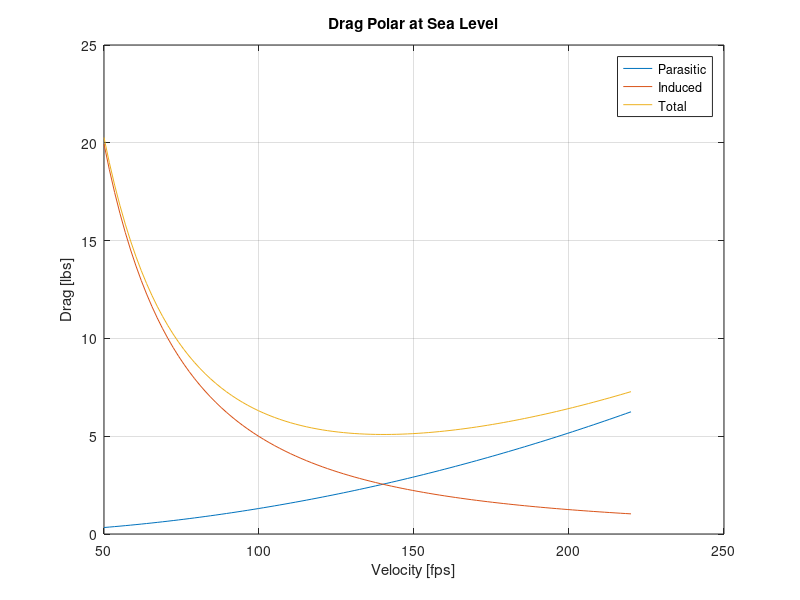
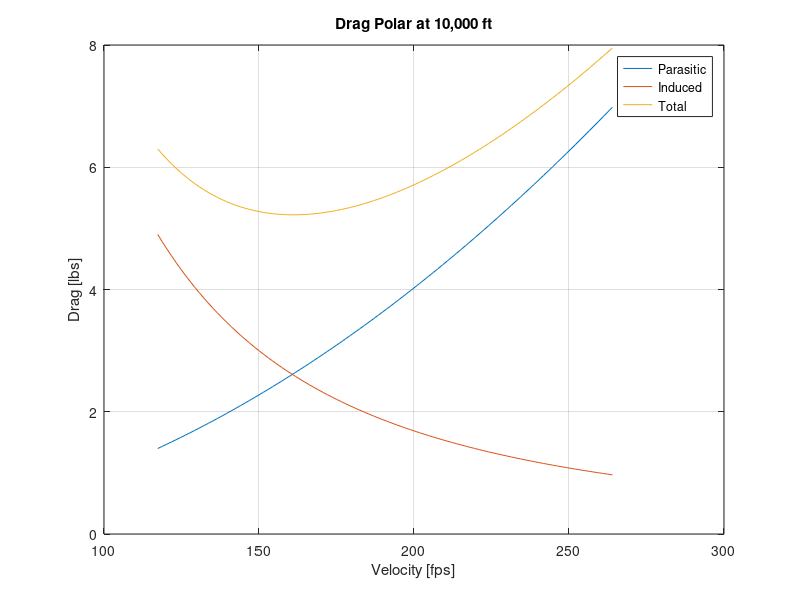
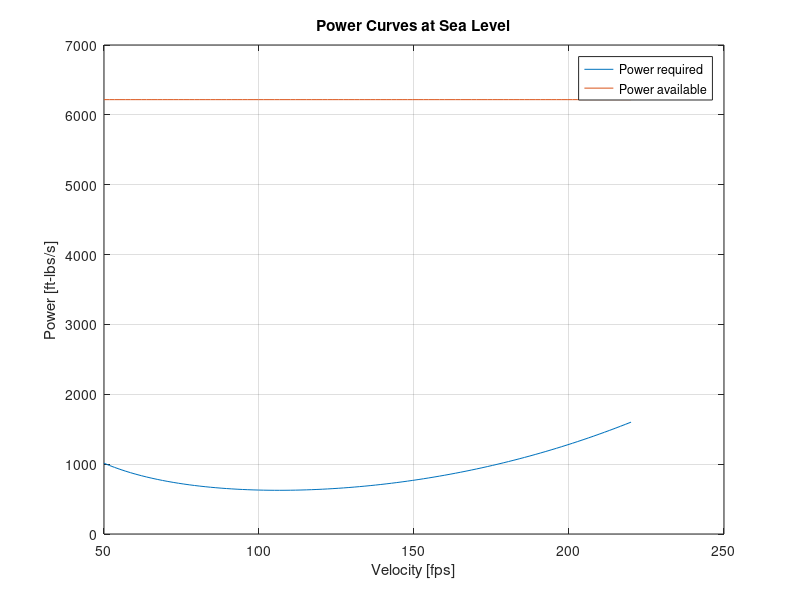
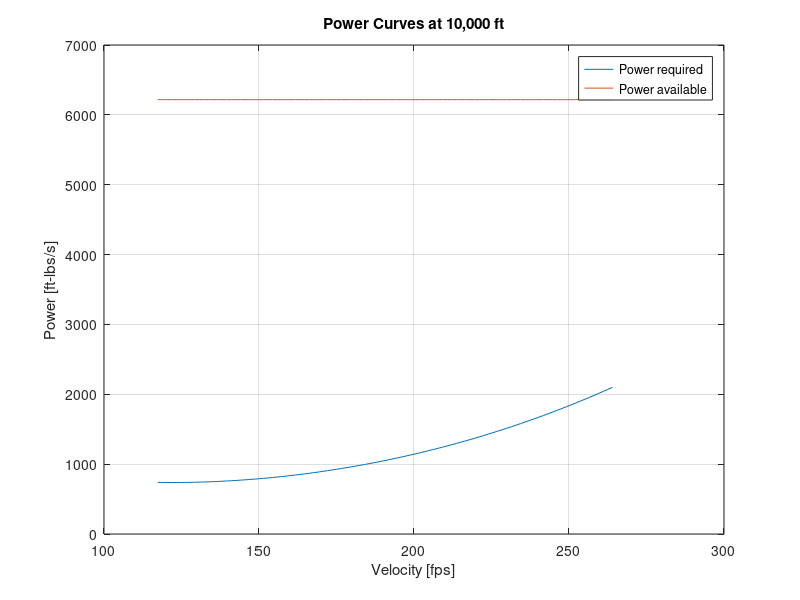

The MATLAB source for these figures, in order:
%MAE 154A Plot Generator

%This script calculates the parasitic drag and subsequent drag polars,
%power calculations, and L/D vectors and plots them
clear; close all; clc;

%Physical constants
rho_10k = 17.56e-4; %Atmos. Density at 10k ft [slugs/ft^3]
rho_5k = .002048;   %Atoms. Density at 5k ft [slugs/ft^3]
rho_sl = 23.77e-4; %Atmos. Density at sl [slugs/ft^3]

mu_sl = 3.737e-7;  %Air dynamic viscosity at sl [lb s/ft^2]
mu_10k = 3.534e-7; %Air dynamic viscosity at 10k ft [lb s/ft^2]
nu_sl = mu_sl/rho_sl; %Air kinematic viscosity at sl [ft^2/s]
nu_10k = mu_10k/rho_10k; %Air kinematic viscosity at 10k ft [ft^2/s]

%Specs
endur = 2; %Endurance [hrs]
RC = 1500;  %Rate of Climb [fpm]
RC = RC/60; %Rate of Climb [fps]
ceil = 10000; %Ceiling [ft]
v_max_sl = 150;  %Max Speed @ SL [mph]
v_max_sl = v_max_sl*5280/3600; %Max speed @ SL [fps]
v_max_10k = 180;  %Max Speed @ 10k [mph]
v_max_10k = v_max_10k*5280/3600; %Max speed @ 10k [fps]
v_stall = 80; %Stall speed @ 10k [mph]
v_stall = v_stall*5280/3600; %Stall speed @ 10k [mph]
W_payload = 7.5 ; %Weight of the payload (Max-Viz 2300 + avionics)

%Design Parameters
W_i = 57.07;  %Takeoff weight [lbs]
b_w = 5;  %Wingspan [ft]
e = .7; %+ .3*rand; %Rectangular wing efficiency [-]
lam_1_4 = 0; %Wing Quarter chord sweep [rad]
lam = 1;   %Taper ratio [-]
LF = 1.2;  %Load Factor [-]
N = 4;  %Ultimate load factor [-]
L_fuse = 4.5; %Length of fuselage [ft]
Wid_fuse = (5/6);  %Width of fuselage [ft]
D_fuse = (5/6); %Depth of fuselage [ft]
S_ht = 1; %Horizontal tail surface area [ft^2]
l_t = 3; %Distance from wing 1/4 MAC to tail 1/4 MAC [ft]
b_h = 2; %Horizontal tail span [ft]
t_HR = 1.5; %Horizontal tail max root thickness [in]
S_vt = 1; %Vertical tail surface area [ft^2] 
b_v = 1; %Vertical tail span [ft]
t_VR = 1.5; %Vertical tail max root thickness [in]

%Airfoil numbers: NACA 4412 for now
x_cm = .4;  %Location of max airfoil thickness
thicc = .12;  %Maximum thickness ratio (Last 2 digits of NACA) [-]
C_L = 1.2;  %Coeff of lift [-]

%Area parameters
A_fuselage = 70; %Max Frontal area of fuselage [in^2]
A_wing = 72; %Max frontal area of wing [in^2]
S_wet_fuse = 1091; %Fuselage wetted area [in^2]
S_wet_fuse = S_wet_fuse/144; %Fuselage wetted area [ft^2]
S_wet_wing = 1221; %Wing Wetted area [in^2]
S_wet_wing = S_wet_wing/144; %Wing wetted area [ft^2]
S_wet_ht = 500; %Horizontal tail wetted area [in^2]
S_wet_ht = S_wet_ht/144; %Fuselage wetted area [ft^2]

S_w = 2*W_i/(rho_10k*C_L*v_stall^2); %Wing Surface Area [ft^2]
chord = S_w/b_w; %Chord Length [ft]

%Stuff for component buildup method
v_sl = linspace(50,v_max_sl); % Velocity vector at sea level [fps]
v_10k = linspace(v_stall, v_max_10k);  %Velocity vector at 10k [fps]

M_sl = v_sl/1115;  %Mach number at sl vector
M_10k = v_10k/1076; %Mach number at 10 vector
 
Re_sl = v_sl*chord/nu_sl; %Reynolds number vector at sl [-]
Re_10k = v_10k*chord/nu_10k; %Reynolds number vector at 10k [-]

C_f_sl = .455./((log10(Re_sl).^2.58).*(1 + 0.144*M_sl.^2).^.65); %Skin Friction Coeff at sl [-]
C_f_10k = .455./((log10(Re_10k).^2.58).*(1 + 0.144*M_10k.^2).^.65); %Skin Friction Coeff at 10k ft [-]

K_sl = (1 + 0.6*thicc/x_cm + 100*thicc^4)...
    *(1.34*M_sl.^0.18*cos(lam_1_4)^.28); %Form factor vector at SL [-]
K_10k = (1 + 0.6*thicc/x_cm + 100*thicc^4)...
    *(1.34*M_10k.^0.18*cos(lam_1_4)^.28); %Form factor vector at SL [-]

%Component buildup
CD0_wing_sl = K_sl*1.*C_f_sl*S_wet_wing/S_w; %Parasitic drag coeff of wing at sl [-]
CD0_wing_10k = K_10k*1.*C_f_10k*S_wet_wing/S_w; %Parasitic drag coeff of wing at 10k ft [-]

CD0_fuse_sl = K_sl*1.15.*C_f_sl*S_wet_fuse/S_w; %Parasitic drag coeff of fuselage at sl [-]
CD0_fuse_10k = K_10k*1.15.*C_f_10k*S_wet_fuse/S_w; %Parasitic drag coeff of fuselage at 10k [-]

CD0_ht_sl = K_sl*1.*C_f_sl*S_wet_ht/S_w; %Parasitic drag coeff of hor. tail at sl [-]
CD0_ht_10k = K_10k*1.*C_f_10k*S_wet_ht/S_w; %Parasitic drag coeff of hor tail at 10k ft [-]

CD0_tot_sl = CD0_wing_sl + CD0_fuse_sl + CD0_ht_sl;  %Total parastic Drag coeff at sl [-]
CD0_tot_10k = CD0_wing_10k + CD0_fuse_10k + CD0_ht_10k; %Total parastiic Drag coeff at 10k [-]

%Lift Calculations
L_sl = .5*rho_sl*v_sl.^2*C_L*S_w; %Lift at sea level [lbf]
L_10k = .5*rho_10k*v_10k.^2*C_L*S_w; %Lift at 10k ft [lbf]

%Drag calculations
A = b_w^2/S_w; % Aspect Ratio
K = 1/(pi*A*e);

D_para_sl = .5*rho_sl*v_sl.^2*S_w.*CD0_tot_sl; %Parasitic drag sl [lbf]
D_para_10k = .5*rho_10k*v_10k.^2*S_w.*CD0_tot_10k; %Parasitic drag at 10k ft [lbf]

D_i_sl =  + 2*K*W_i^2./(rho_sl*v_sl.^2*S_w); %Induced Drag sl [lbf]
D_i_10k =  + 2*K*W_i^2./(rho_10k*v_10k.^2*S_w); %Induced drag at 10k ft[lbf]

D_tot_sl = D_para_sl + D_i_sl; %Total drag at sl [lbf]
D_tot_10k = D_para_10k + D_i_10k; %Total drag at 10k ft [lbf]

%Plots
figure(1)
plot(v_sl, D_para_sl, v_sl, D_i_sl, v_sl, D_tot_sl);
title('Drag Polar at Sea Level');
legend('Parasitic', 'Induced', 'Total')
xlabel('Velocity [fps]');
ylabel('Drag [lbs]');
grid on;

figure(2)
plot(v_10k, D_para_10k, v_10k, D_i_10k, v_10k, D_tot_10k);
title('Drag Polar at 10,000 ft');
legend('Parasitic', 'Induced', 'Total')
xlabel('Velocity [fps]');
ylabel('Drag [lbs]');
grid on;

%Power calculations
P_req_sl = D_tot_sl.*v_sl; %Power required at SL [ft-lbs/s]
P_req_10k = D_tot_10k.*v_10k; %Power required at 10k ft [ft-lbs/s]

P_avail = linspace(13.3*550, 13.3*550)*.85; %Power available [hp]

%Plots
figure(3)
plot(v_sl, P_req_sl, v_sl, P_avail);
title('Power Curves at Sea Level');
legend('Power required', 'Power available')
xlabel('Velocity [fps]');
ylabel('Power [ft-lbs/s]');
grid on;

figure(4)
plot(v_10k, P_req_10k, v_10k, P_avail);
title('Power Curves at 10,000 ft');
legend('Power required', 'Power available')
xlabel('Velocity [fps]');
ylabel('Power [ft-lbs/s]');
grid on;

%L/D  Calculations
%Plots
figure(5)
plot(v_sl, W_i./D_tot_sl, v_10k, W_i./D_tot_10k);
title('L/D');
legend('Sea Level', '10,000 Ft')
xlabel('Velocity [fps]');
ylabel('Lift/Drag [-]');
grid on;
